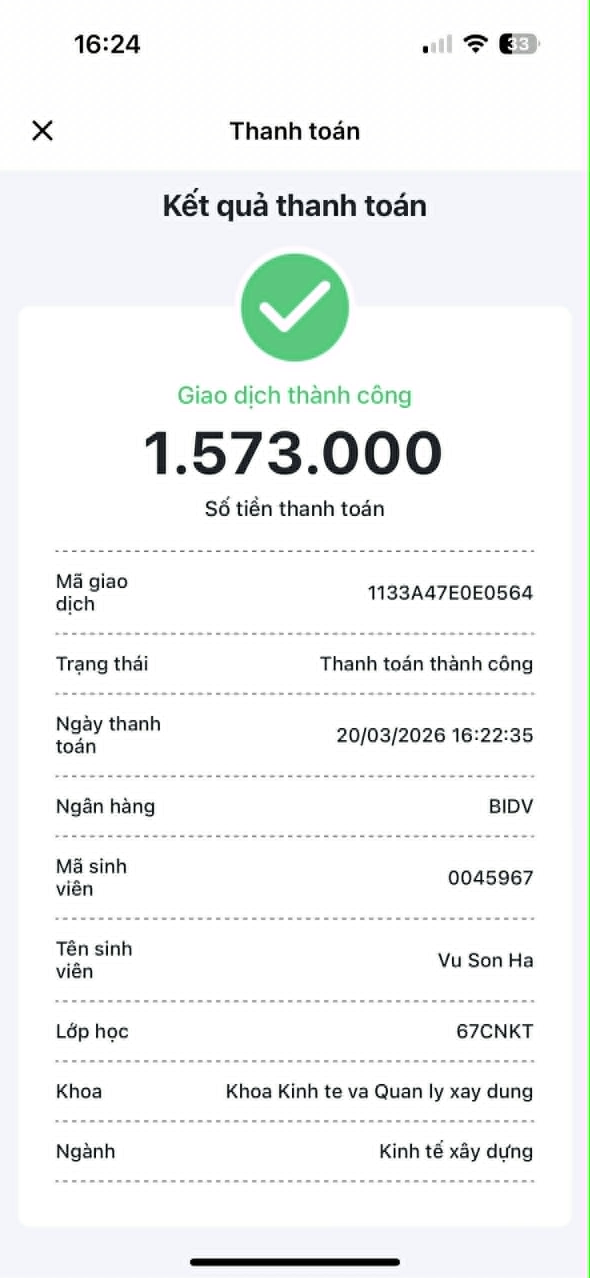
#> input picture ai_service/data_train/BIDV/d0c04296-0bcd-4bc6-9d92-2666a0971b56.jpg, 1179 x 2556 px (shown at 1/2 size)
$ python -i ocr_detect.py   (imports and definitions only)
#> lines starting #> are read from the running program, lines starting #| are printed output that depends on the picture; after the words box and inside, x2 and y2 are one past the last pixel; in counts of white or black regions, pixels touching at a corner belong together
"""
Phát hiện DÒNG CHỮ trên ảnh hóa đơn / bill chuyển khoản — bằng xử lý ảnh cổ điển.

KHÔNG dùng model học sâu, KHÔNG pretrain. Mục tiêu: cắt ảnh full thành các dòng
chữ đơn lẻ để đưa vào model nhận dạng CRNN+CTC (train from scratch).

Pipeline (ưu tiên OpenCV nếu có, fallback NumPy thuần):
  1. Chuẩn hoá grayscale + scale chiều rộng hợp lý
  2. Tự nhận cực tính (chữ tối / nền sáng hay ngược lại) → đưa về chữ tối nền sáng
  3. Nhị phân hoá thích nghi (adaptive threshold)
  4. Khử nghiêng nhẹ (deskew)
  5. Dilate ngang gộp ký tự thành cụm dòng
  6. Tách dòng:
       - OpenCV: connected components → box, gộp box cùng hàng
       - NumPy: chiếu ngang (horizontal projection) tìm dải có chữ
  7. Cắt dòng từ ảnh grayscale gốc (có padding) → trả PIL.Image + box (toạ độ gốc)
"""

from __future__ import annotations

from dataclasses import dataclass
from typing import Optional

import numpy as np
from PIL import Image, ImageEnhance, ImageOps

try:
    import cv2  # type: ignore
    _HAS_CV2 = True
except Exception:  # pragma: no cover
    cv2 = None  # type: ignore
    _HAS_CV2 = False


@dataclass
class LineBox:
    image: Image.Image          # crop grayscale của dòng
    x0: int
    y0: int
    x1: int
    y1: int
    # toạ độ chuẩn hoá (0..1) theo ảnh gốc — phục vụ parse field
    nx0: float = 0.0
    ny0: float = 0.0
    nx1: float = 1.0
    ny1: float = 1.0


def cv2_available() -> bool:
    return _HAS_CV2


# ─────────────────────────── Chuẩn hoá ──────────────────────────────────────

def _to_gray_array(img: Image.Image, max_w: int = 1600) -> tuple[np.ndarray, float]:
    g = img.convert("L")
    w, h = g.size
    scale = 1.0
    if w > max_w:
        scale = max_w / float(w)
        g = g.resize((max_w, max(1, int(h * scale))), Image.BILINEAR)
    return np.asarray(g, dtype=np.uint8), scale


def _normalize_polarity(gray: np.ndarray) -> np.ndarray:
    """Đưa về chữ TỐI trên nền SÁNG (nền chiếm đa số & sáng)."""
    if float(gray.mean()) < 110:  # nền tối → đảo màu
        return 255 - gray
    return gray


# ─────────────────────────── Deskew ─────────────────────────────────────────

def _deskew(gray: np.ndarray) -> np.ndarray:
    if not _HAS_CV2:
        return gray
    try:
        thr = cv2.threshold(gray, 0, 255, cv2.THRESH_BINARY_INV + cv2.THRESH_OTSU)[1]
        coords = np.column_stack(np.where(thr > 0))
        if coords.shape[0] < 50:
            return gray
        angle = cv2.minAreaRect(coords)[-1]
        if angle < -45:
            angle = 90 + angle
        if abs(angle) < 0.5 or abs(angle) > 15:
            return gray
        h, w = gray.shape
        m = cv2.getRotationMatrix2D((w / 2, h / 2), angle, 1.0)
        return cv2.warpAffine(gray, m, (w, h), flags=cv2.INTER_CUBIC,
                              borderMode=cv2.BORDER_REPLICATE)
    except Exception:
        return gray


# ─────────────────────────── OpenCV path ────────────────────────────────────

def _detect_cv2(gray: np.ndarray) -> list[tuple[int, int, int, int]]:
    h, w = gray.shape
    binary = cv2.adaptiveThreshold(
        gray, 255, cv2.ADAPTIVE_THRESH_GAUSSIAN_C, cv2.THRESH_BINARY_INV,
        blockSize=35, C=15,
    )
    # Gộp ký tự thành dòng: dilate ngang mạnh, dọc nhẹ
    kx = max(8, w // 45)
    kernel = cv2.getStructuringElement(cv2.MORPH_RECT, (kx, 3))
    dil = cv2.dilate(binary, kernel, iterations=2)

    n, _, stats, _ = cv2.connectedComponentsWithStats(dil, connectivity=8)
    boxes: list[tuple[int, int, int, int]] = []
    for i in range(1, n):
        x, y, bw, bh, area = stats[i]
        if bh < 7 or bw < 12:
            continue
        if bh > h * 0.4:           # quá cao → không phải 1 dòng
            continue
        if bw / max(bh, 1) < 1.1 and bw < w * 0.05:
            continue
        if area < bw * bh * 0.04:  # quá rỗng
            continue
        boxes.append((x, y, x + bw, y + bh))
    return boxes


# ─────────────────────────── NumPy fallback ─────────────────────────────────

def _otsu(gray: np.ndarray) -> int:
    hist = np.bincount(gray.ravel(), minlength=256).astype(np.float64)
    total = gray.size
    sum_all = np.dot(np.arange(256), hist)
    w_b = 0.0
    sum_b = 0.0
    max_var = -1.0
    thr = 127
    for t in range(256):
        w_b += hist[t]
        if w_b == 0:
            continue
        w_f = total - w_b
        if w_f == 0:
            break
        sum_b += t * hist[t]
        m_b = sum_b / w_b
        m_f = (sum_all - sum_b) / w_f
        var = w_b * w_f * (m_b - m_f) ** 2
        if var > max_var:
            max_var = var
            thr = t
    return thr


# [29 lines left out: function _detect_numpy, not called in this run]


# ─────────────────────────── Merge & post ───────────────────────────────────

def _collect_row_strips(active: np.ndarray, *, min_h: int = 6) -> list[tuple[int, int]]:
    strips: list[tuple[int, int]] = []
    y = 0
    n = len(active)
    while y < n:
        if not active[y]:
            y += 1
            continue
        y0 = y
        while y < n and active[y]:
            y += 1
        if y - y0 >= min_h:
            strips.append((y0, y))
    return strips


def _row_strips_from_gray(gray: np.ndarray) -> list[tuple[int, int]]:
    """Tách dòng trong crop cao — thử nhiều ngưỡng (bill app nền màu)."""
    h, w = gray.shape
    thr = _otsu(gray)
    ink = (gray < thr).astype(np.float32)
    row_density = ink.sum(axis=1) / float(max(w, 1))
    if row_density.max() <= 0:
        return []
    for pct in (58, 55, 50, 45, 65):
        cutoff = max(0.12, float(np.percentile(row_density, pct)), row_density.mean() * 0.55)
        strips = _collect_row_strips(row_density > cutoff)
        if len(strips) >= 2:
            return strips
    return _collect_row_strips(row_density > max(0.18, row_density.mean() * 0.45))


def _split_tall_crop_into_rows(
    crop: Image.Image,
    gx0: int,
    gy0: int,
    ow: int,
    oh: int,
    *,
    min_rel_h: float = 0.045,
) -> list[LineBox]:
    """Tách crop quá cao (khối chi tiết app ngân hàng) thành nhiều dòng."""
    h = crop.size[1]
    if h < max(12, int(oh * min_rel_h)):
        return []

    gray = np.asarray(
        ImageEnhance.Contrast(
            ImageOps.autocontrast(crop.convert("L"), cutoff=2)
        ).enhance(1.8),
        dtype=np.uint8,
    )
    strips = _row_strips_from_gray(gray)
    if len(strips) <= 1:
        return []

    # Pad dọc mỗi strip để không clip chân/đỉnh chữ (ghi chú nhạt, mảnh)
    vpad = max(3, int(oh * 0.005))
    thr = _otsu(gray)
    ink = (gray < thr).astype(np.float32)
    out: list[LineBox] = []
    for y0, y1 in strips:
        band = ink[y0:y1]
        col = band.sum(axis=0)
        nz = np.where(col > 0)[0]
        if nz.size == 0:
            continue
        lx0, lx1 = int(nz[0]), int(nz[-1]) + 1
        if lx1 - lx0 < 8:
            continue
        cy0 = max(0, y0 - vpad)
        cy1 = min(h, y1 + vpad)
        sub = crop.crop((lx0, cy0, lx1, cy1))
        if sub.size[0] < 6 or sub.size[1] < 6:
            continue
        gy0_sub = gy0 + cy0
        gy1 = gy0 + cy1
        out.append(LineBox(
            image=sub,
            x0=gx0 + lx0,
            y0=gy0_sub,
            x1=gx0 + lx1,
            y1=gy1,
            nx0=(gx0 + lx0) / ow,
            ny0=gy0_sub / oh,
            nx1=(gx0 + lx1) / ow,
            ny1=gy1 / oh,
        ))
    return out


def _expand_tall_line_boxes(out: list[LineBox], ow: int, oh: int) -> list[LineBox]:
    """Nếu một dòng detect quá cao → tách thành nhiều dòng nhỏ hơn."""
    expanded: list[LineBox] = []
    for lb in out:
        rel_h = (lb.y1 - lb.y0) / max(oh, 1)
        if rel_h > 0.10:
            subs = _split_tall_crop_into_rows(
                lb.image, lb.x0, lb.y0, ow, oh,
            )
            expanded.extend(subs if subs else [lb])
        else:
            expanded.append(lb)
    expanded.sort(key=lambda b: b.y0)
    return expanded


def _merge_same_row(boxes: list[tuple[int, int, int, int]]) -> list[tuple[int, int, int, int]]:
    if not boxes:
        return []
    boxes = sorted(boxes, key=lambda b: (b[1], b[0]))
    merged: list[list[int]] = []
    for x0, y0, x1, y1 in boxes:
        placed = False
        cy = (y0 + y1) / 2
        for m in merged:
            mcy = (m[1] + m[3]) / 2
            mh = m[3] - m[1]
            if abs(cy - mcy) < mh * 0.6:
                m[0] = min(m[0], x0)
                m[1] = min(m[1], y0)
                m[2] = max(m[2], x1)
                m[3] = max(m[3], y1)
                placed = True
                break
        if not placed:
            merged.append([x0, y0, x1, y1])
    merged.sort(key=lambda b: (b[1], b[0]))
    return [tuple(m) for m in merged]


def _needs_card_zone_fallback(boxes: list[LineBox], oh: int) -> bool:
    """Detect full ảnh thất bại (box quá cao / quá ít dòng) — cần crop vùng thẻ giữa."""
    if not boxes:
        return True
    if len(boxes) < 4:
        return True
    max_rel_h = max((lb.y1 - lb.y0) / max(oh, 1) for lb in boxes)
    return max_rel_h > 0.32


# [52 lines left out: functions _boxes_from_gray_region, detect_lines_card_zone, not called in this run]


def detect_lines(
    img: Image.Image,
    *,
    pad_ratio: float = 0.18,
    min_lines_fallback: bool = True,
) -> list[LineBox]:
    """Phát hiện các dòng chữ → list LineBox (crop grayscale + toạ độ gốc)."""
    orig = img.convert("L")
    ow, oh = orig.size
    gray, scale = _to_gray_array(img)
    gray = _normalize_polarity(gray)
    gray = _deskew(gray)
    h, w = gray.shape

    boxes = _detect_cv2(gray) if _HAS_CV2 else _detect_numpy(gray)
    if not boxes and _HAS_CV2:
        boxes = _detect_numpy(gray)
    boxes = _merge_same_row(boxes)

    # Fallback: không tách được dòng nào → trả nguyên ảnh
    if not boxes and min_lines_fallback:
        return [LineBox(image=orig, x0=0, y0=0, x1=ow, y1=oh,
                        nx0=0.0, ny0=0.0, nx1=1.0, ny1=1.0)]

    inv = 1.0 / scale if scale > 0 else 1.0
    out: list[LineBox] = []
    for (x0, y0, x1, y1) in boxes:
        bh = y1 - y0
        py = int(bh * pad_ratio)
        px = int(bh * pad_ratio * 0.6)
        gx0 = max(0, int((x0 - px) * inv))
        gy0 = max(0, int((y0 - py) * inv))
        gx1 = min(ow, int((x1 + px) * inv))
        gy1 = min(oh, int((y1 + py) * inv))
        if gx1 - gx0 < 6 or gy1 - gy0 < 6:
            continue
        crop = orig.crop((gx0, gy0, gx1, gy1))
        out.append(LineBox(
            image=crop, x0=gx0, y0=gy0, x1=gx1, y1=gy1,
            nx0=gx0 / ow, ny0=gy0 / oh, nx1=gx1 / ow, ny1=gy1 / oh,
        ))
    if not out and min_lines_fallback:
        return [LineBox(image=orig, x0=0, y0=0, x1=ow, y1=oh)]
    out = _expand_tall_line_boxes(out, ow, oh)
    if _needs_card_zone_fallback(out, oh):
        zone = detect_lines_card_zone(img)
        if zone:
            return zone
    return out

>>> from PIL import Image
>>> picture = Image.open('../data_train/BIDV/d0c04296-0bcd-4bc6-9d92-2666a0971b56.jpg')
#> picture is the input picture: PIL image 1179x2556 RGB; mean R, G, B 242.3, 244.3, 243.9
>>> result = detect_lines(picture)
#> in detect_lines, `gray, scale = _to_gray_array(img)`: scale = 1
#> in _deskew, `thr = cv2.threshold(gray, 0, 255, cv2.THRESH_BINARY_INV + cv2.THRESH_O..`:
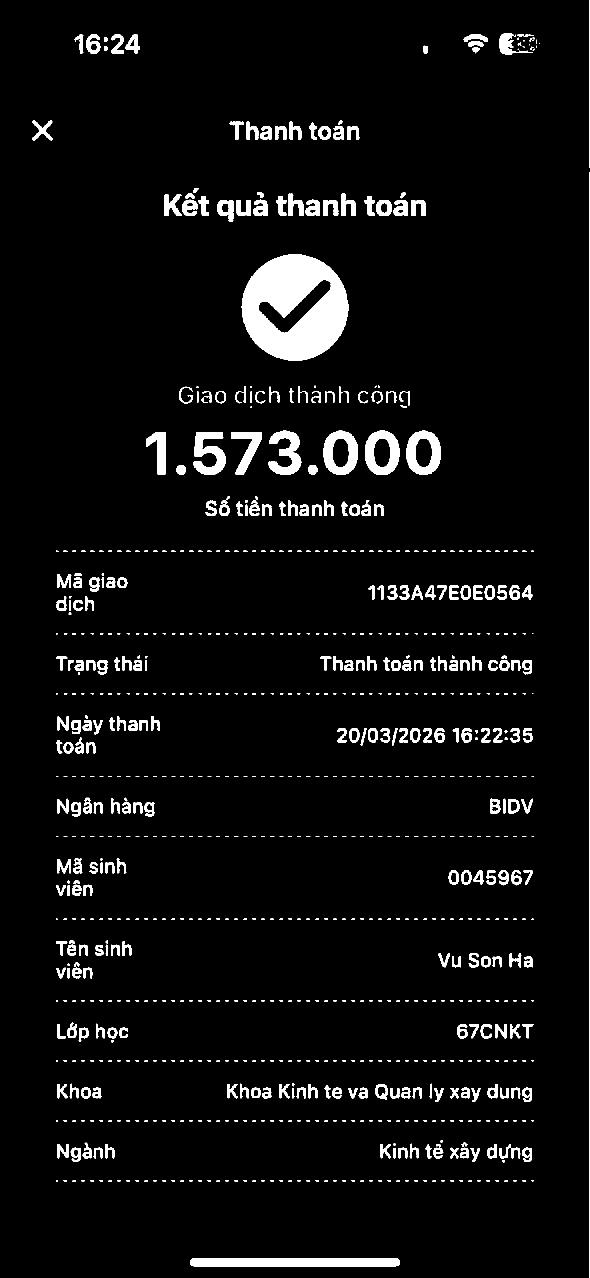
#> thr: shape (2556, 1179) (shown at 1/2 size); 5% white; 872 white regions (219 under 20 px), largest, box (x1, y1, x2, y2) and area: (483, 509, 697, 722) 30896, (380, 2516, 800, 2533) 7075, (646, 861, 716, 950) 3490
#> in _deskew, `coords = np.column_stack(np.where(thr > 0))`: coords = 150102 pairs, first value 0 to 2555, second value 64 to 1178
#> in _deskew, `angle = cv2.minAreaRect(coords)[-1]`: angle = -90
#> in _deskew, `angle = 90 + angle`: angle = 0
#> in _detect_cv2, `binary = cv2.adaptiveThreshold( gray, 255, cv2.ADAPTIVE_THRESH_GAUSSIA..`:
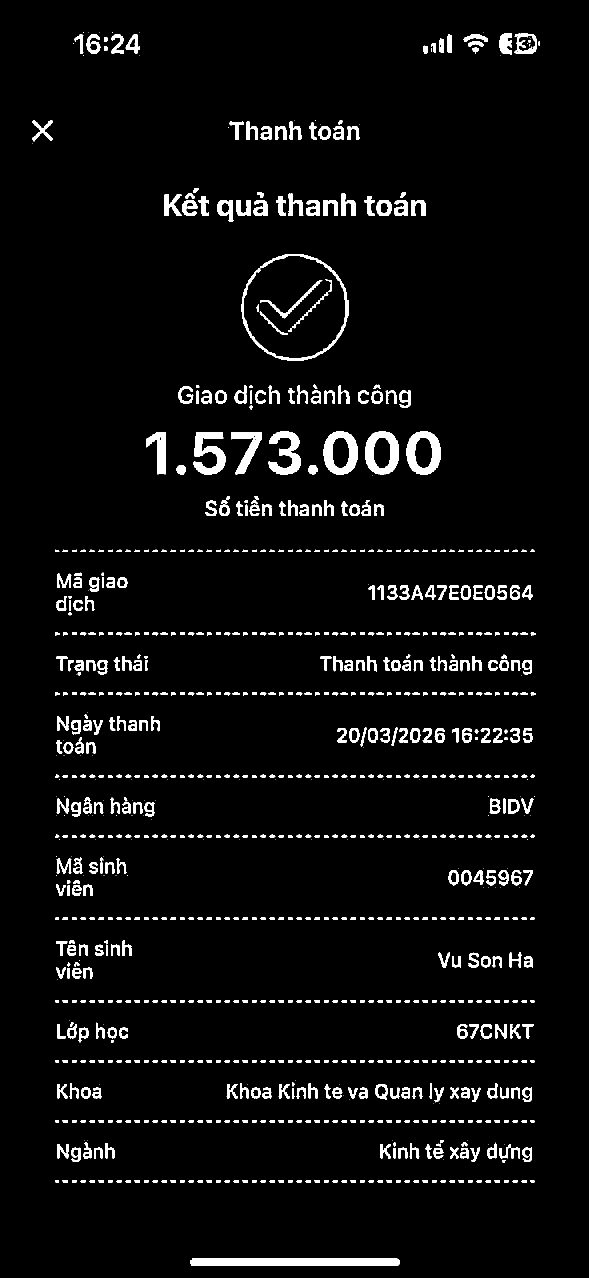
#> binary: shape (2556, 1179) (shown at 1/2 size); 4.6% white; 980 white regions (117 under 20 px), largest, box (x1, y1, x2, y2) and area: (380, 2517, 800, 2532) 6254, (483, 508, 697, 722) 3356, (647, 862, 716, 949) 3219
#> in _detect_cv2, `dil = cv2.dilate(binary, kernel, iterations=2)`:
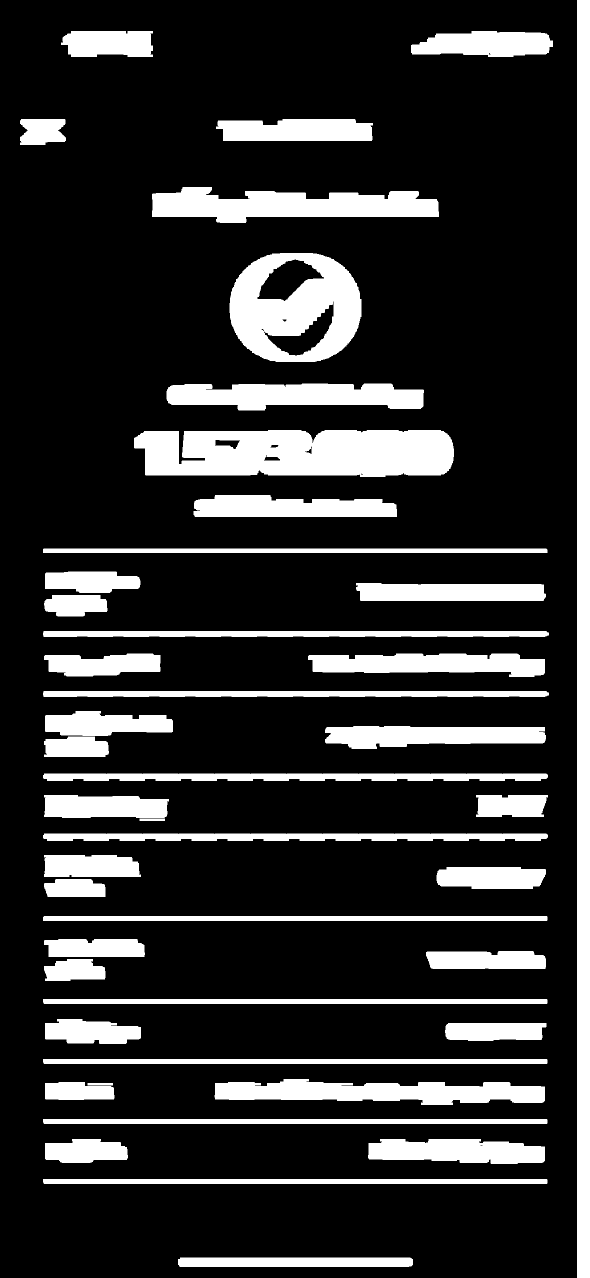
#> dil: shape (2556, 1179) (shown at 1/2 size); 19% white; 45 white regions, largest, box (x1, y1, x2, y2) and area: (1154, 0, 1179, 2556) 63900, (268, 860, 908, 954) 53740, (459, 506, 723, 724) 37090
#> in _detect_cv2, `n, _, stats, _ = cv2.connectedComponentsWithStats(dil, connectivity=8)`: n = 46; stats = 46 rows, first 6: [0, 0, 1154, 2556, 2440479], [1154, 0, 25, 2556, 63900], [122, 62, 184, 52, 8563], [822, 62, 284, 52, 11654], [40, 238, 92, 52, 4090], [432, 238, 314, 44, 12439]
#> the loop in _detect_cv2, `for i in range(1, n):` made 45 passes
#> (x, y, bw, bh, area) on passes 1 to 8: (1154, 0, 25, 2556, 63900), (122, 62, 184, 52, 8563), (822, 62, 284, 52, 11654), (40, 238, 92, 52, 4090), (432, 238, 314, 44, 12439), (304, 374, 574, 72, 27381), (459, 506, 264, 218, 37090), (333, 767, 515, 54, 21313)
#> after the loop in _detect_cv2, `for i in range(1, n):`: boxes = 42 items, first 6: (122, 62, 306, 114), (822, 62, 1106, 114), (40, 238, 132, 290), (432, 238, 746, 282), (304, 374, 878, 446), (459, 506, 723, 724)
#> the loop in _merge_same_row, `for x0, y0, x1, y1 in boxes:` made 42 passes
#> (x0, y0, x1, y1, cy) on passes 1 to 8: (122, 62, 306, 114, 88), (822, 62, 1106, 114, 88), (40, 238, 132, 290, 264), (432, 238, 746, 282, 260), (304, 374, 878, 446, 410), (459, 506, 723, 724, 615), (333, 767, 848, 821, 794), (268, 860, 908, 954, 907)
#> after the loop in _merge_same_row, `for x0, y0, x1, y1 in boxes:`: m = [86, 2358, 1095, 2368]; merged = 29 items, first 6: [122, 62, 1106, 114], [40, 238, 746, 290], [304, 374, 878, 446], [459, 506, 723, 724], [333, 767, 848, 821], [268, 860, 908, 954]
#> in detect_lines, `boxes = _merge_same_row(boxes)`: boxes = 29 items, first 6: (122, 62, 1106, 114), (40, 238, 746, 290), (304, 374, 878, 446), (459, 506, 723, 724), (333, 767, 848, 821), (268, 860, 908, 954)
#> in detect_lines, `inv = 1.0 / scale if scale > 0 else 1.0`: inv = 1
#> the loop in detect_lines, `for (x0, y0, x1, y1) in boxes:` made 29 passes
#> (x0, y0, x1, y1, bh, py, px, gx0) on passes 1 to 8: (122, 62, 1106, 114, 52, 9, 5, 117), (40, 238, 746, 290, 52, 9, 5, 35), (304, 374, 878, 446, 72, 12, 7, 297), (459, 506, 723, 724, 218, 39, 23, 436), (333, 767, 848, 821, 54, 9, 5, 328), (268, 860, 908, 954, 94, 16, 10, 258), (387, 990, 794, 1034, 44, 7, 4, 383), (86, 1097, 1095, 1106, 9, 1, 0, 86)
#> pass 1, in detect_lines, `crop = orig.crop((gx0, gy0, gx1, gy1))`:
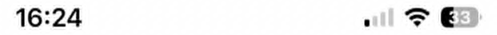
#> crop: PIL image 994x70 L (shown at 1/2 size); min 0, max 255, mean 238.4
#> pass 2, in detect_lines, `crop = orig.crop((gx0, gy0, gx1, gy1))`:
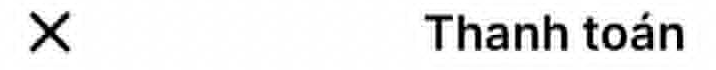
#> crop: PIL image 716x70 L; min 0, max 255, mean 234.5
#> pass 3, in detect_lines, `crop = orig.crop((gx0, gy0, gx1, gy1))`:
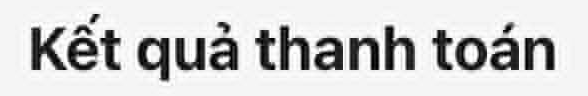
#> crop: PIL image 588x96 L; min 1, max 255, mean 208.1
#> after the loop in detect_lines, `for (x0, y0, x1, y1) in boxes:`:
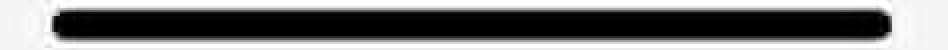
#> crop: PIL image 474x25 L (shown 2 times larger); min 0, max 255, mean 119.2
#> after the loop in detect_lines, `for (x0, y0, x1, y1) in boxes:`: out = 29 items
#> the loop in _expand_tall_line_boxes, `for lb in out:` made 29 passes
#> rel_h on pass 4: 0.116
#> after the loop in _expand_tall_line_boxes, `for lb in out:`: expanded = 30 items
#> in _needs_card_zone_fallback, `max_rel_h = max((lb.y1 - lb.y0) / max(oh, 1) for lb in boxes)`: max_rel_h = 0.0493
#> result = 30 items
